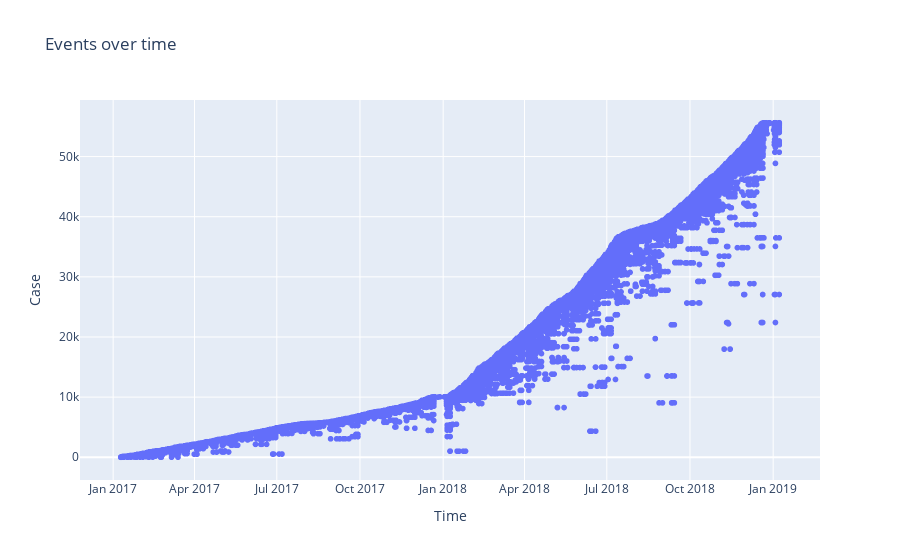

Notebook source saved alongside this figure:
### Code cell
fig = px.scatter(case, 
                    time, 
                    labels={
                        "index": "Case",
                        "x": "Time"
                    }, 
                    title='Events over time')
fig.show()

### Figure 1 — Plotly figure (JSON) as saved in the notebook; plotly's stock layout.template omitted (floating-point values rounded to 4 significant figures; data arrays with more than 128 entries replaced by an {"elided": "..."} marker saying what was removed)
{"data": [{"hovertemplate": "Time=%{x}<br>Case=%{y}<extra></extra>", "legendgroup": "", "marker": {"color": "#636efa", "symbol": "circle"}, "mode": "markers", "name": "", "showlegend": false, "type": "scattergl", "x": {"elided": "55628 str values"}, "xaxis": "x", "y": {"elided": "55628 int values"}, "yaxis": "y"}], "layout": {"legend": {"tracegroupgap": 0}, "title": {"text": "Events over time"}, "xaxis": {"anchor": "y", "domain": [0, 1], "title": {"text": "Time"}}, "yaxis": {"anchor": "x", "domain": [0, 1], "title": {"text": "Case"}}}}
